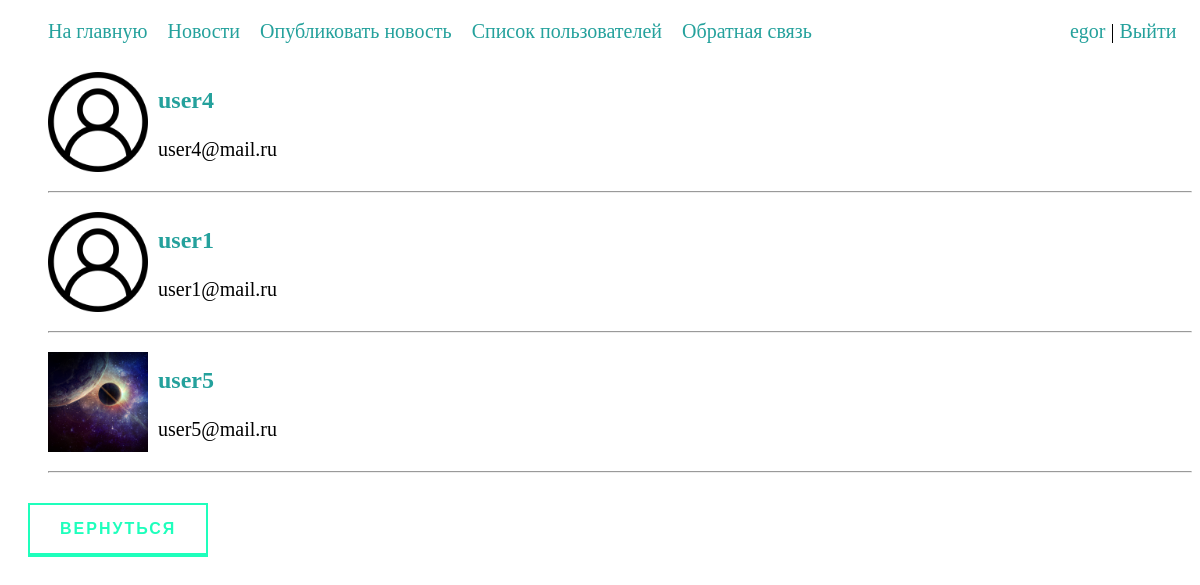
Screenshot of /account/subscriptions/?usid=1 (signed in) with the database file from the repository.
### news/models.py (models this page shows, shortened)
class UserFollowing(models.Model):
    user = models.ForeignKey(User, related_name="following", on_delete=models.CASCADE, null=True)
    following_user = models.ForeignKey(User, related_name="followers", on_delete=models.CASCADE, null=True)

class Profile(models.Model):
    user = models.OneToOneField(User, null=True, on_delete=models.CASCADE)
    about = models.TextField(null=True, blank=True)
    profile_pic = models.ImageField(null=True, blank=True, upload_to="photos/", default="photos/user.png", verbose_name='Фотография пользователя')
    class Meta:
        verbose_name = 'Профиль'
        verbose_name_plural = 'Профили'
        ordering = ['id']
    def get_absolute_url(self):
        return reverse('profile', kwargs={'profile_id': self.pk})

### account/views.py (the view)
# urls.py: path('subscriptions/', Subs.as_view(), name='subs'),
class Subs(LoginRequiredMixin, DataMixin, ListView):
    model = UserFollowing
    template_name = 'account/subs.html'
    context_object_name = 'subs'
    paginate_by = 5
    def get_context_data(self, *,object_list=None, **kwargs):
        context = super().get_context_data(**kwargs)
        context['profile_usid'] = Profile.objects.select_related('user').get(user_id=self.request.GET.get('usid'))
        mix_def = self.get_user_context(title='Подписки ' + User.objects.select_related('profile')
                                        .get(id=self.request.GET.get('usid'))
                                        .username)
        return dict(list(context.items()) + list(mix_def.items()))
    def get_queryset(self):
        return UserFollowing.objects\
            .filter(following_user_id=self.request.GET.get('usid'))\
            .select_related('following_user', 'user', 'user__profile')

### account/utils.py (called while the page is built)
    def get_user_context(self, **kwargs):
        context = kwargs
        cats = Category.objects.all()
        context['menu'] = menu
        context['cats'] = cats
        return context

### account/templates/account/subs.html (shortened to what this page needs)
{% extends 'news/base.html' %}
{% load static %}
{% block content %}
<ul class="user-list">
{% for s in subs %}
    <li>
            <div class="user-in-list">
                <img src="{{ s.user.profile.profile_pic.url }}" class="avatar_for_list" alt="avatar">
                <div>
                    <p style="font-size: 24px;"><a href="{{ s.user.profile.get_absolute_url }}"><b>{{ s.user.username }}</b></a></p>
                    <p>{{ s.user.email }}</p>
                </div>
            </div>
        </li>
    <hr>
{% endfor %}
</ul>
<a href="{% url 'profile' profile_id=profile_usid.id %}" class="animated-button">Вернуться</a>
{% endblock %}

### news/templates/news/base.html (shortened to what this page needs)
{% load static %}
<!DOCTYPE html>
<html lang="en">
<head>
    <link rel='stylesheet' type='text/css' href="{% static 'news/css/styles.css' %}" />
</head>
<body>
{% block mainmenu %}
<ul class="head">
    {% for m in menu %}
    <li><a href="{% url m.url_name %}">{{m.title}}</a></li>
    {% endfor %}
    {% if request.user.is_authenticated %}
            <li class="headLogin"><a href="{% url 'profile' profile_id=user.profile.id %}">{{ user.username }}</a> | <a href="{% url 'logout' %}">Выйти</a></li>
    {% else %}
        <li class="headLogin"><a href="{% url 'register' %}">Регистрация</a> | <a href="{% url 'login' %}">Вход</a></li>
    {% endif %}
</ul>
{% endblock mainmenu %}
{% block content %}
{% endblock %}
</body>
</html>

### news/static/news/css/styles.css (style rules this page uses)
a:active, a:hover, a { text-decoration: none; color: #24a19c; }
.animated-button { text-decoration: none; display: inline-block; margin: 10px 20px; padding: 15px 30px; overflow: hidden; border: 2px solid; border-bottom-width: 4px; font-family: 'Montserrat', sans-serif; text-transform: uppercase; font-weight: bold; letter-spacing: 2px; color: rgba(30, 255, 188, 1); background: rgba(255, 255, 255, 1); transition: color .3s, background .5s; }
.head { width: 97%; display: flex; font-size: 20px; }
.head li { display: inline; margin-right: 20px; }
.headLogin { margin-left: auto; margin-right: 0em; }
.user-list { font-size: 20px; list-style-type: none; }
.user-in-list { display: flex; justify-content: flex-start; align-items: center; }
.avatar_for_list { height: 100px; width: 100px; margin-right: 10px; }

### rows the page displays
UserFollowing: user.profile.profile_pic (placeholder picture), user.username "user4", user.email "user4@mail.ru"
UserFollowing: user.profile.profile_pic (placeholder picture), user.username "user1", user.email "user1@mail.ru"
UserFollowing: user.profile.profile_pic (picture), user.username "user5", user.email "user5@mail.ru"

### other values shown
{{ m.title }} "На главную" "Новости" "Опубликовать новость" "Список пользователей" "Обратная связь"
{{ user.username }} "egor"
